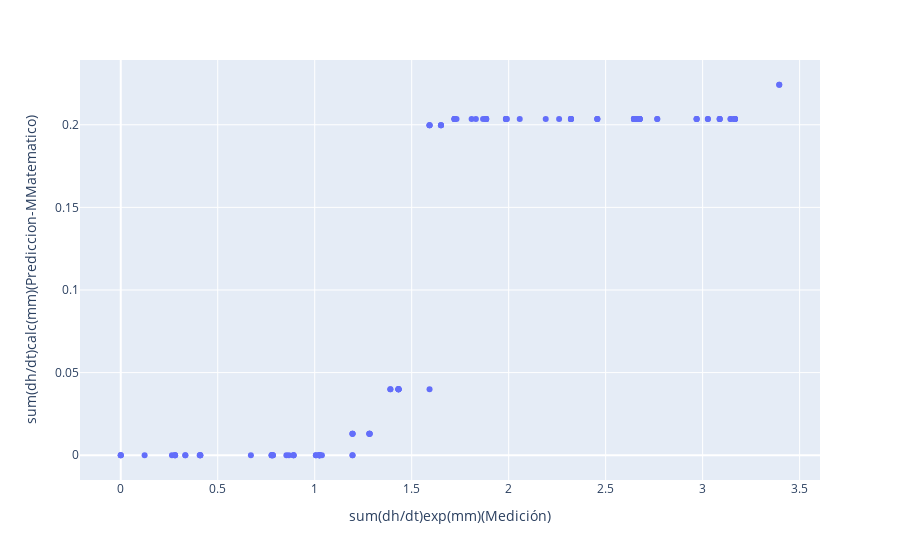

The cell this chart's notebook holds for it:
### Code cell
# x and y given as DataFrame columns
import plotly.express as px
fig = px.scatter(test_dataset2Modelomatematico, x='sum(dh/dt)exp(mm)(Medición)', y='sum(dh/dt)calc(mm)(Prediccion-MMatematico)')
fig.show()
#plt.plot(df['Año'].values,color='blue')
